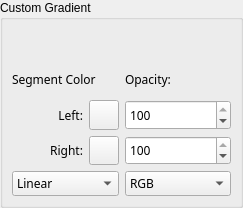
<?xml version="1.0" encoding="UTF-8"?>
<ui version="4.0">
 <class>KisWdgAutogradient</class>
 <widget class="QWidget" name="KisWdgAutogradient">
  <property name="geometry">
   <rect>
    <x>0</x>
    <y>0</y>
    <width>243</width>
    <height>208</height>
   </rect>
  </property>
  <layout class="QGridLayout">
   <property name="leftMargin">
    <number>0</number>
   </property>
   <property name="topMargin">
    <number>0</number>
   </property>
   <property name="rightMargin">
    <number>0</number>
   </property>
   <property name="bottomMargin">
    <number>0</number>
   </property>
   <property name="spacing">
    <number>0</number>
   </property>
   <item row="0" column="0">
    <widget class="QGroupBox" name="groupBox1">
     <property name="title">
      <string>Custom Gradient</string>
     </property>
     <layout class="QVBoxLayout">
      <item>
       <widget class="KisGradientSliderWidget" name="gradientSlider" native="true">
        <property name="sizePolicy">
         <sizepolicy hsizetype="Expanding" vsizetype="Fixed">
          <horstretch>0</horstretch>
          <verstretch>0</verstretch>
         </sizepolicy>
        </property>
        <property name="maximumSize">
         <size>
          <width>32767</width>
          <height>30</height>
         </size>
        </property>
        <property name="focusPolicy">
         <enum>Qt::ClickFocus</enum>
        </property>
       </widget>
      </item>
      <item>
       <layout class="QHBoxLayout">
        <property name="leftMargin">
         <number>0</number>
        </property>
        <property name="topMargin">
         <number>0</number>
        </property>
        <property name="rightMargin">
         <number>0</number>
        </property>
        <property name="bottomMargin">
         <number>0</number>
        </property>
        <item>
         <layout class="QVBoxLayout">
          <property name="leftMargin">
           <number>0</number>
          </property>
          <property name="topMargin">
           <number>0</number>
          </property>
          <property name="rightMargin">
           <number>0</number>
          </property>
          <property name="bottomMargin">
           <number>0</number>
          </property>
          <item>
           <widget class="QLabel" name="textLabel1">
            <property name="font">
             <font>
              <family>Sans Serif</family>
              <pointsize>9</pointsize>
              <weight>50</weight>
              <italic>false</italic>
              <bold>false</bold>
              <underline>false</underline>
              <strikeout>false</strikeout>
             </font>
            </property>
            <property name="text">
             <string>Segment Color</string>
            </property>
           </widget>
          </item>
          <item>
           <layout class="QHBoxLayout">
            <property name="leftMargin">
             <number>0</number>
            </property>
            <property name="topMargin">
             <number>0</number>
            </property>
            <property name="rightMargin">
             <number>0</number>
            </property>
            <property name="bottomMargin">
             <number>0</number>
            </property>
            <item>
             <widget class="QLabel" name="labelLeftColor">
              <property name="font">
               <font>
                <family>Sans Serif</family>
                <pointsize>9</pointsize>
                <weight>50</weight>
                <italic>false</italic>
                <bold>false</bold>
                <underline>false</underline>
                <strikeout>false</strikeout>
               </font>
              </property>
              <property name="text">
               <string>Left:</string>
              </property>
              <property name="alignment">
               <set>Qt::AlignRight|Qt::AlignTrailing|Qt::AlignVCenter</set>
              </property>
             </widget>
            </item>
            <item>
             <widget class="KColorButton" name="leftColorButton">
              <property name="sizePolicy">
               <sizepolicy hsizetype="Fixed" vsizetype="Fixed">
                <horstretch>0</horstretch>
                <verstretch>0</verstretch>
               </sizepolicy>
              </property>
              <property name="maximumSize">
               <size>
                <width>30</width>
                <height>30</height>
               </size>
              </property>
              <property name="font">
               <font>
                <family>Sans Serif</family>
                <pointsize>9</pointsize>
                <weight>50</weight>
                <italic>false</italic>
                <bold>false</bold>
                <underline>false</underline>
                <strikeout>false</strikeout>
               </font>
              </property>
              <property name="focusPolicy">
               <enum>Qt::ClickFocus</enum>
              </property>
             </widget>
            </item>
           </layout>
          </item>
          <item>
           <layout class="QHBoxLayout">
            <property name="leftMargin">
             <number>0</number>
            </property>
            <property name="topMargin">
             <number>0</number>
            </property>
            <property name="rightMargin">
             <number>0</number>
            </property>
            <property name="bottomMargin">
             <number>0</number>
            </property>
            <item>
             <widget class="QLabel" name="labelRightColor">
              <property name="font">
               <font>
                <family>Sans Serif</family>
                <pointsize>9</pointsize>
                <weight>50</weight>
                <italic>false</italic>
                <bold>false</bold>
                <underline>false</underline>
                <strikeout>false</strikeout>
               </font>
              </property>
              <property name="text">
               <string>Right:</string>
              </property>
              <property name="alignment">
               <set>Qt::AlignRight|Qt::AlignTrailing|Qt::AlignVCenter</set>
              </property>
             </widget>
            </item>
            <item>
             <widget class="KColorButton" name="rightColorButton">
              <property name="sizePolicy">
               <sizepolicy hsizetype="Fixed" vsizetype="Fixed">
                <horstretch>0</horstretch>
                <verstretch>0</verstretch>
               </sizepolicy>
              </property>
              <property name="maximumSize">
               <size>
                <width>30</width>
                <height>30</height>
               </size>
              </property>
              <property name="font">
               <font>
                <family>Sans Serif</family>
                <pointsize>9</pointsize>
                <weight>50</weight>
                <italic>false</italic>
                <bold>false</bold>
                <underline>false</underline>
                <strikeout>false</strikeout>
               </font>
              </property>
              <property name="focusPolicy">
               <enum>Qt::ClickFocus</enum>
              </property>
              <property name="color" stdset="0">
               <color>
                <red>255</red>
                <green>255</green>
                <blue>255</blue>
               </color>
              </property>
              <property name="defaultColor" stdset="0">
               <color>
                <red>255</red>
                <green>255</green>
                <blue>255</blue>
               </color>
              </property>
             </widget>
            </item>
           </layout>
          </item>
         </layout>
        </item>
        <item>
         <layout class="QVBoxLayout">
          <property name="leftMargin">
           <number>0</number>
          </property>
          <property name="topMargin">
           <number>0</number>
          </property>
          <property name="rightMargin">
           <number>0</number>
          </property>
          <property name="bottomMargin">
           <number>0</number>
          </property>
          <item>
           <widget class="QLabel" name="textLabel2">
            <property name="font">
             <font>
              <family>Sans Serif</family>
              <pointsize>9</pointsize>
              <weight>50</weight>
              <italic>false</italic>
              <bold>false</bold>
              <underline>false</underline>
              <strikeout>false</strikeout>
             </font>
            </property>
            <property name="text">
             <string>Opacity:</string>
            </property>
           </widget>
          </item>
          <item>
           <widget class="KIntSpinBox" name="intNumInputLeftOpacity">
            <property name="sizePolicy">
             <sizepolicy hsizetype="Ignored" vsizetype="Ignored">
              <horstretch>0</horstretch>
              <verstretch>0</verstretch>
             </sizepolicy>
            </property>
            <property name="font">
             <font>
              <family>Sans Serif</family>
              <pointsize>9</pointsize>
              <weight>50</weight>
              <italic>false</italic>
              <bold>false</bold>
              <underline>false</underline>
              <strikeout>false</strikeout>
             </font>
            </property>
            <property name="focusPolicy">
             <enum>Qt::ClickFocus</enum>
            </property>
            <property name="maximum">
             <number>100</number>
            </property>
            <property name="value">
             <number>100</number>
            </property>
           </widget>
          </item>
          <item>
           <widget class="KIntSpinBox" name="intNumInputRightOpacity">
            <property name="sizePolicy">
             <sizepolicy hsizetype="Ignored" vsizetype="Ignored">
              <horstretch>0</horstretch>
              <verstretch>0</verstretch>
             </sizepolicy>
            </property>
            <property name="font">
             <font>
              <family>Sans Serif</family>
              <pointsize>9</pointsize>
              <weight>50</weight>
              <italic>false</italic>
              <bold>false</bold>
              <underline>false</underline>
              <strikeout>false</strikeout>
             </font>
            </property>
            <property name="focusPolicy">
             <enum>Qt::ClickFocus</enum>
            </property>
            <property name="maximum">
             <number>100</number>
            </property>
            <property name="value">
             <number>100</number>
            </property>
           </widget>
          </item>
         </layout>
        </item>
       </layout>
      </item>
      <item>
       <layout class="QHBoxLayout">
        <property name="leftMargin">
         <number>0</number>
        </property>
        <property name="topMargin">
         <number>0</number>
        </property>
        <property name="rightMargin">
         <number>0</number>
        </property>
        <property name="bottomMargin">
         <number>0</number>
        </property>
        <item>
         <widget class="QComboBox" name="comboBoxInterpolationType">
          <property name="font">
           <font>
            <family>Sans Serif</family>
            <pointsize>9</pointsize>
            <weight>50</weight>
            <italic>false</italic>
            <bold>false</bold>
            <underline>false</underline>
            <strikeout>false</strikeout>
           </font>
          </property>
          <property name="focusPolicy">
           <enum>Qt::ClickFocus</enum>
          </property>
          <item>
           <property name="text">
            <string>Linear</string>
           </property>
          </item>
          <item>
           <property name="text">
            <string>Curved</string>
           </property>
          </item>
          <item>
           <property name="text">
            <string>Sine</string>
           </property>
          </item>
          <item>
           <property name="text">
            <string>Sphere Inc.</string>
           </property>
          </item>
          <item>
           <property name="text">
            <string>Sphere Dec.</string>
           </property>
          </item>
         </widget>
        </item>
        <item>
         <widget class="QComboBox" name="comboBoxColorInterpolationType">
          <property name="font">
           <font>
            <family>Sans Serif</family>
            <pointsize>9</pointsize>
            <weight>50</weight>
            <italic>false</italic>
            <bold>false</bold>
            <underline>false</underline>
            <strikeout>false</strikeout>
           </font>
          </property>
          <property name="focusPolicy">
           <enum>Qt::ClickFocus</enum>
          </property>
          <item>
           <property name="text">
            <string>RGB</string>
           </property>
          </item>
          <item>
           <property name="text">
            <string>HSV CW</string>
           </property>
          </item>
          <item>
           <property name="text">
            <string>HSV CCW</string>
           </property>
          </item>
         </widget>
        </item>
       </layout>
      </item>
     </layout>
    </widget>
   </item>
  </layout>
 </widget>
 <customwidgets>
  <customwidget>
   <class>KColorButton</class>
   <extends>QPushButton</extends>
   <header>kcolorbutton.h</header>
   <container>1</container>
  </customwidget>
  <customwidget>
   <class>KIntSpinBox</class>
   <extends>QSpinBox</extends>
   <header>knuminput.h</header>
   <container>1</container>
  </customwidget>
  <customwidget>
   <class>KisGradientSliderWidget</class>
   <extends></extends>
   <header>widgets/kis_gradient_slider_widget.h</header>
  </customwidget>
 </customwidgets>
 <resources/>
 <connections/>
</ui>
